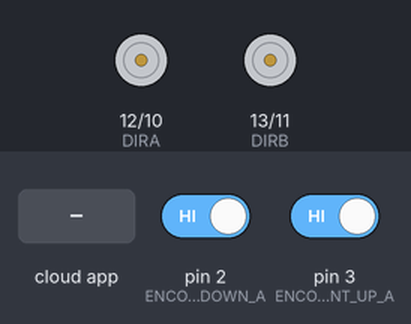
Simulated run of this sketch. Board: Arduino Uno, built with avr-gcc and run on an emulated ATmega328P. Parts: direction and speed pins drawn as motors (green arrow = direction pin HIGH = forward, orange = LOW = backward, longer = more drive). Inputs (shaded band) come from the test bench; at power-on: pin 2 (ENCODER_COUNT_DOWN_A) HIGH, pin 3 (ENCODER_COUNT_UP_A) HIGH. The ROS host is connected and sends only what is stated.

Above: at 1.2 s.
1.3 s: the phone or cloud app sets linear.x to -100
At 2.5 s:
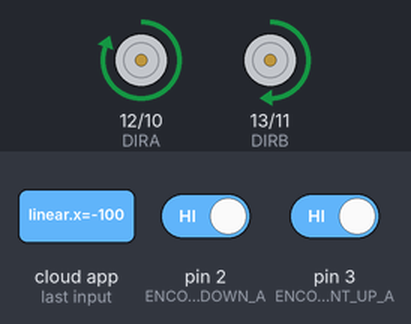
2.8 s: the phone or cloud app sets angular.z to -100
At 3.8 s:
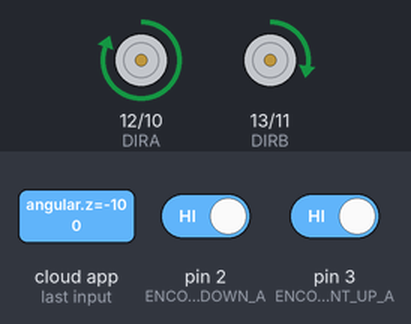
4.3 s: the phone or cloud app sets linear.x to 0
At 5.0 s:
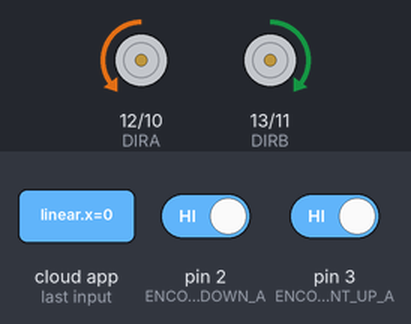
5.8 s: the phone or cloud app sets angular.z to 0
At 6.1 s:
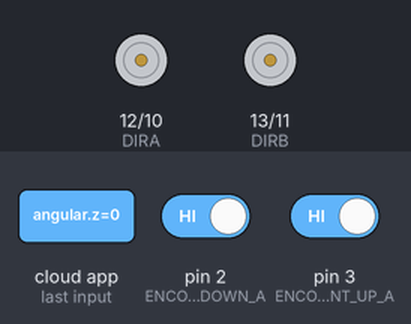
7.3 s: the phone or cloud app sets linear.x to 100
At 8.4 s:
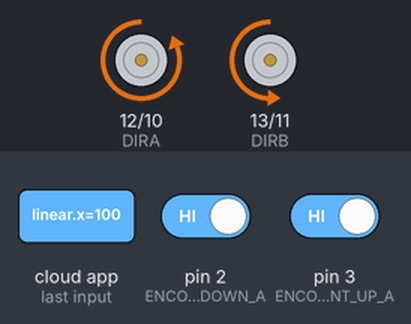
8.8 s: the phone or cloud app sets angular.z to 100
At 9.5 s:
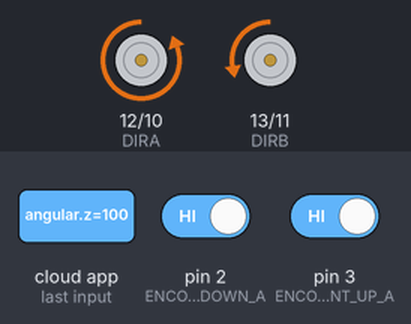
Timing chart, 0 to 11.3 s (numbered marks = the images above; inputs shaded):
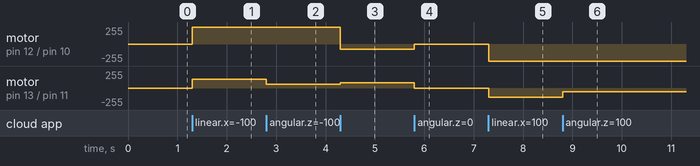

Measured:
- after the input at 1.3 s, motor on pin 12 (DIRA) / pin 10 (PWMA): stopped → forward 255/255 at once; motor on pin 13 (DIRB) / pin 11 (PWMB): stopped → forward 135/255 at once
- after the input at 2.8 s, motor on pin 13 (DIRB) / pin 11 (PWMB): forward 135/255 → forward 53/255 at once
- after the input at 4.3 s, motor on pin 12 (DIRA) / pin 10 (PWMA): forward 255/255 → backward 81/255 at once; motor on pin 13 (DIRB) / pin 11 (PWMB): forward 53/255 → forward 81/255 at once
- after the input at 5.8 s, motor on pin 12 (DIRA) / pin 10 (PWMA): backward 81/255 → stopped at once; motor on pin 13 (DIRB) / pin 11 (PWMB): forward 81/255 → stopped at once
- after the input at 7.3 s, motor on pin 12 (DIRA) / pin 10 (PWMA): stopped → backward 255/255 at once; motor on pin 13 (DIRB) / pin 11 (PWMB): stopped → backward 135/255 at once
- after the input at 8.8 s, motor on pin 13 (DIRB) / pin 11 (PWMB): backward 135/255 → backward 53/255 at once

The sketch:

ROS-node-dual-dc-motor-control-with-encoder.ino
```cpp
/*Title: DC Motor Control with Encoder (Single)*/
/*Author: Khairul Izwan 10-03-2020*/
/*Description: Controlling DC Motor with Encoder using */

/*Parts*/
/*1. DC Motor:: 12V 38RPM 5kgfcm Brushed DC Geared Motor with Encoder :: https://my.cytron.io/p-12v-38rpm-5kgfcm-brushed-dc-geared-motor-with-encoder?search=12v%2038RPM&description=1&src=search.list */
/*2. Driver:: Shield L298P Motor Driver with GPIO :: https://my.cytron.io/p-shield-l298p-motor-driver-with-gpio?src=search.list*/

/*Notes:*/
/*D10, D11, D12 and D13 for motor control*/
/*D10 controls speed of motor A and D11 controls speed of motor B.*/
/*Pin D12 controls direction of motor A and Pin D13 controls direction of motor B.*/

/*include necessary library*/
#include <ros.h>
#include <geometry_msgs/Twist.h>
#include <std_msgs/Float32.h>
#include <std_msgs/Bool.h>

/* Motor Pin Assignment*/
int DIRA = 12;
int PWMA = 10;
int DIRB = 13;
int PWMB = 11;

/*Min Speed for the motor*/
int SPD1 = 50;

/*Encoder Pins Definition*/
/*Using an interrupt pins :: 2, 3, 18, 19, 20, 21 :: https://www.arduino.cc/reference/en/language/functions/external-interrupts/attachinterrupt/?setlang=it*/
#define ENCODER_COUNT_UP_A 3
#define ENCODER_COUNT_DOWN_A 2
#define ENCODER_COUNT_UP_B 19
#define ENCODER_COUNT_DOWN_B 18

/*Encoder Variables*/
volatile signed int TEMP_A, COUNTER_A = 0;
volatile signed int TEMP_B, COUNTER_B = 0;

/*Change according to the robot wheel dimension*/
#define wheelSep 0.14 // mm
#define wheelRadius 0.05; // mm

/*Variables declaration*/
float transVelocity;
float rotVelocity;
float velDiff;

float leftPWM;
float rightPWM;

float leftPower;
float rightPower;

/*Callback function for geometry_msgs::Twist */
void messageCb_cmd_vel(const geometry_msgs::Twist &msg)
{
/*	Get the ros topic value*/
	transVelocity = msg.linear.x;
	rotVelocity = msg.angular.z;

/*	Differential Drive Kinematics::http://www.cs.columbia.edu/~allen/F15/NOTES/icckinematics.pdf*/
	velDiff = (wheelSep * rotVelocity) / 2.0;
	leftPower = (transVelocity + velDiff) / wheelRadius;
	rightPower = (transVelocity - velDiff) / wheelRadius;

/*	Normalize the rad/sec --> analog value 0 ~ 255 (arduino)*/
	leftPWM = (leftPower - 0) * (255 - 0) / (4.4 - 0) + 0;
	rightPWM = (rightPower - 0) * (255 - 0) / (4.4 - 0) + 0;

/*	motor directection helper function*/
	motorDirection();
}

/*Motor Direction helper function*/
void motorDirection()
{
	if (leftPWM > 0 and rightPWM > 0)
	{
		digitalWrite(DIRA, LOW);
		digitalWrite(DIRB, LOW);
		analogWrite(PWMA, max(abs(leftPWM), SPD1));
		analogWrite(PWMB, max(abs(rightPWM), SPD1));
	}
	else if (leftPWM < 0 and rightPWM < 0)
	{
		digitalWrite(DIRA, HIGH);
		digitalWrite(DIRB, HIGH);
		analogWrite(PWMA, max(abs(leftPWM), SPD1));
		analogWrite(PWMB, max(abs(rightPWM), SPD1));
	}
	else if (leftPWM < 0 and rightPWM > 0)
	{
		digitalWrite(DIRA, LOW);
		digitalWrite(DIRB, HIGH);
		analogWrite(PWMA, max(abs(leftPWM), SPD1));
		analogWrite(PWMB, max(abs(rightPWM), SPD1));
	}
	else if (leftPWM > 0 and rightPWM < 0)
	{
		digitalWrite(DIRA, HIGH);
		digitalWrite(DIRB, LOW);
		analogWrite(PWMA, max(abs(leftPWM), SPD1));
		analogWrite(PWMB, max(abs(rightPWM), SPD1));
	}
	else if (leftPWM == 0 and rightPWM == 0)
	{
		analogWrite(PWMA, 0);
		analogWrite(PWMB, 0);
	}
}

/*Counter Helper Function*/
/*Count Up A*/
void COUNT_INTERRUPT_CW_A()
{
	if(digitalRead(ENCODER_COUNT_DOWN_A)==LOW)
	{
		COUNTER_A++;
	}
	else
	{
		COUNTER_A--;
	}
}

/*Count Down A*/
void COUNT_INTERRUPT_CCW_A()
{
	if(digitalRead(ENCODER_COUNT_UP_A)==LOW)
	{
		COUNTER_A--;
	}
	else
	{
		COUNTER_A++;
	}
}

/*Count Up B*/
void COUNT_INTERRUPT_CW_B()
{
	if(digitalRead(ENCODER_COUNT_DOWN_B)==LOW)
	{
		COUNTER_B++;
	}
	else
	{
		COUNTER_B--;
	}
}

/*Count Down A*/
void COUNT_INTERRUPT_CCW_B()
{
	if(digitalRead(ENCODER_COUNT_UP_B)==LOW)
	{
		COUNTER_B--;
	}
	else
	{
		COUNTER_B++;
	}
}

void messageCb_reset_encoder_value_a(const std_msgs::Bool &msg)
{
	if (msg.data == true)
	{
		COUNTER_A = 0;
	}
}

void messageCb_reset_encoder_value_b(const std_msgs::Bool &msg)
{
	if (msg.data == true)
	{
		COUNTER_B = 0;
	}
}

/*Set up the ros node*/
std_msgs::Float32 encoder_value_a;
ros::Publisher pub_encoder_value_a("encoder_value_a", &encoder_value_a);

std_msgs::Float32 encoder_value_b;
ros::Publisher pub_encoder_value_b("encoder_value_b", &encoder_value_b);

ros::Subscriber<geometry_msgs::Twist> sub("/cmd_vel", messageCb_cmd_vel);
ros::Subscriber<std_msgs::Bool> sub_reset_encoder_value_a("/reset_encoder_value_a", messageCb_reset_encoder_value_a);
ros::Subscriber<std_msgs::Bool> sub_reset_encoder_value_b("/reset_encoder_value_b", messageCb_reset_encoder_value_b);

ros::NodeHandle nh;

//put your setup code here, to run once:
void setup()
{
/*	Encoder Pins Pull-Up*/
	pinMode(ENCODER_COUNT_UP_A, INPUT_PULLUP);
	pinMode(ENCODER_COUNT_DOWN_A, INPUT_PULLUP);
	pinMode(ENCODER_COUNT_UP_B, INPUT_PULLUP);
	pinMode(ENCODER_COUNT_DOWN_B, INPUT_PULLUP);

/*	Interrupt Input*/
	attachInterrupt(digitalPinToInterrupt(ENCODER_COUNT_UP_A), COUNT_INTERRUPT_CW_A, RISING);
	attachInterrupt(digitalPinToInterrupt(ENCODER_COUNT_DOWN_A), COUNT_INTERRUPT_CCW_A, RISING);
	attachInterrupt(digitalPinToInterrupt(ENCODER_COUNT_UP_B), COUNT_INTERRUPT_CW_B, RISING);
	attachInterrupt(digitalPinToInterrupt(ENCODER_COUNT_DOWN_B), COUNT_INTERRUPT_CCW_B, RISING);

/*	Input/Output Pins Assigment*/
	pinMode(DIRA, OUTPUT);
	pinMode(PWMA, OUTPUT);
	pinMode(DIRB, OUTPUT);
	pinMode(PWMB, OUTPUT);

/*	Initialize ROS node*/
	nh.initNode();

/*	ROS publisher*/
	nh.advertise(pub_encoder_value_a);
	nh.advertise(pub_encoder_value_b);

/*	ROS subscriber*/
	nh.subscribe(sub);
	nh.subscribe(sub_reset_encoder_value_a);
	nh.subscribe(sub_reset_encoder_value_b);
}

//put your main code here, to run repeatedly:
void loop()
{
	encoder_value_a.data = COUNTER_A;
	encoder_value_b.data = COUNTER_B;

	pub_encoder_value_a.publish(&encoder_value_a);
	pub_encoder_value_b.publish(&encoder_value_b);

	nh.spinOnce();
}
```
